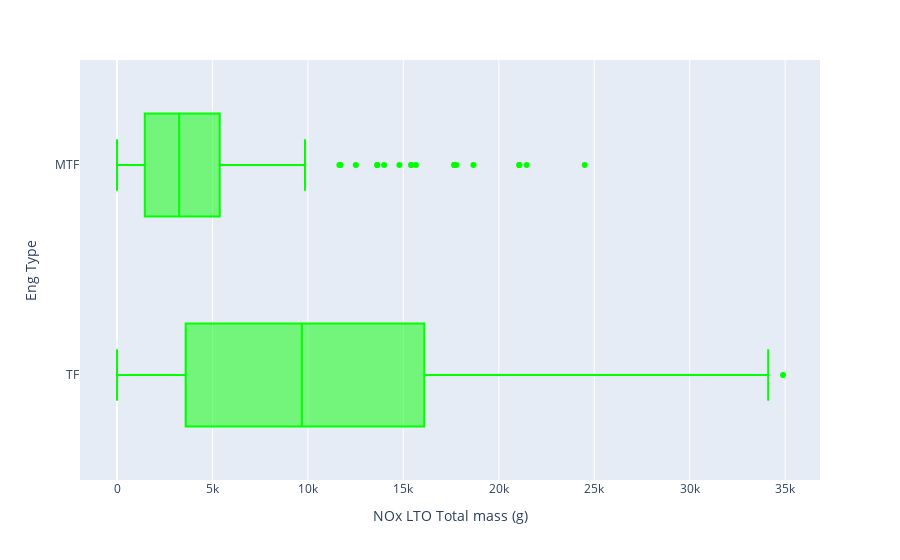

Notebook code for this chart:
### Code cell
fig = px.box(df, x="NOx LTO Total mass (g)", y='Eng Type', points="outliers", color_discrete_sequence = ['lime'])
fig.show()

### Figure 1 — Plotly figure (JSON) as saved in the notebook; plotly's stock layout.template omitted (floating-point values rounded to 4 significant figures; data arrays with more than 128 entries replaced by an {"elided": "..."} marker saying what was removed)
{"data": [{"alignmentgroup": "True", "boxpoints": "outliers", "hovertemplate": "NOx LTO Total mass (g)=%{x}<br>Eng Type=%{y}<extra></extra>", "legendgroup": "", "marker": {"color": "lime"}, "name": "", "notched": false, "offsetgroup": "", "orientation": "h", "showlegend": false, "type": "box", "x": {"elided": "815 float values"}, "x0": " ", "xaxis": "x", "y": {"elided": "815 str values"}, "y0": " ", "yaxis": "y"}], "layout": {"boxmode": "group", "legend": {"tracegroupgap": 0}, "margin": {"t": 60}, "xaxis": {"anchor": "y", "domain": [0, 1], "title": {"text": "NOx LTO Total mass (g)"}}, "yaxis": {"anchor": "x", "domain": [0, 1], "title": {"text": "Eng Type"}}}}
